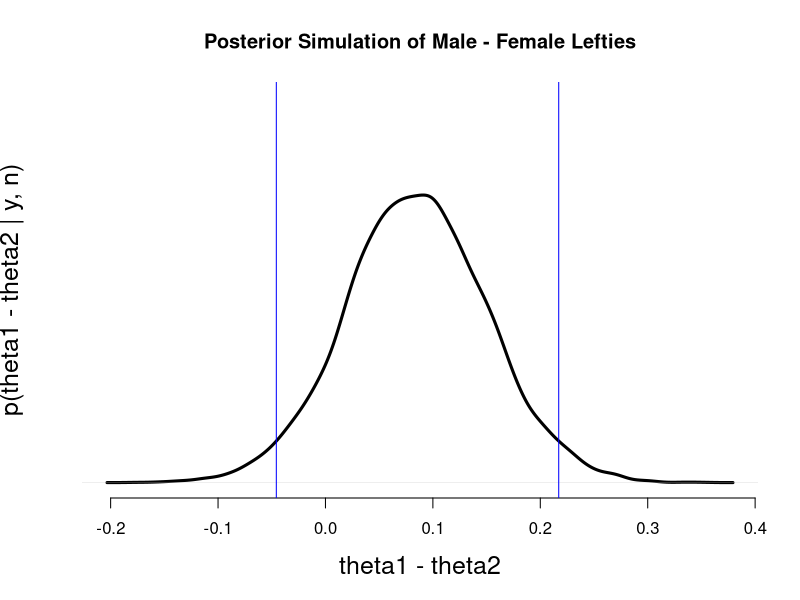

This chart was generated by the following R code:
## ---- chunk 1
#https://lingpipe-blog.com/2009/10/13/bayesian-counterpart-to-fisher-exact-test-on-contingency-tables/
## ---- chunk 2
# DATA
n1 = 52 # men
y1 = 9  # left-handed men
n2 = 48 # women
y2 = 4  # left-handed women

# SIMULATION
I = 10000 # simulations
theta1 = rbeta(I, y1+1, (n1-y1)+1)  
theta2 = rbeta(I, y2+1, (n2-y2)+1)
diff = theta1-theta2  # simulated diffs

# OUTPUT
quantiles = quantile(diff,c(0.005,0.025,0.5,0.975,0.995))
print(quantiles,digits=2)

print("Probability higher % men than women lefties:")
print(mean(theta1>theta2))


# VISUALIZATION
#png(file="bayesContingency.png")
plot(density(diff),
     xlab="theta1 - theta2",
     ylab="p(theta1 - theta2 | y, n)",
     main="Posterior Simulation of Male - Female Lefties",
     ylim=c(0,8),
     frame.plot=FALSE,cex.lab=1.5,lwd=3,yaxt="no")
abline(v=quantiles[2], col="blue")
abline(v=quantiles[4], col="blue")
#dev.off()
